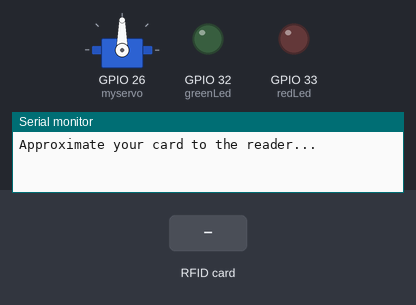
A sketch run on a simulated ESP32. Shown: servo, output pins drawn as LEDs (lit = HIGH), the last lines printed to the serial monitor. The inputs (shaded band) are chosen by the test bench.

Above: at 3.0 s.
3.1 s: RFID card 0A A5 66 AD held to the reader
At 3.27 s:
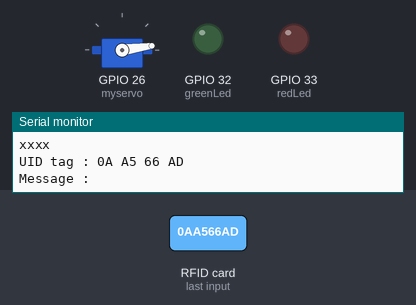
At 5.4 s:
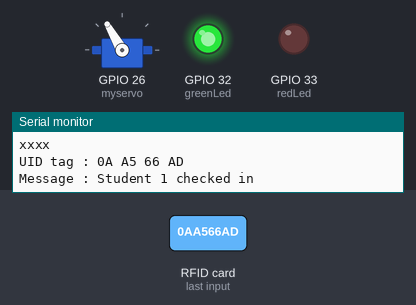
9.1 s: RFID card 6C 75 C6 33 held to the reader
At 10.8 s:
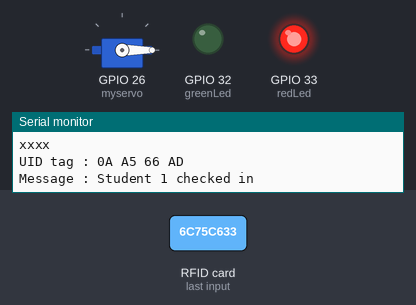
Timing chart, 0 to 19.9 s (numbered marks = the images above; inputs shaded):
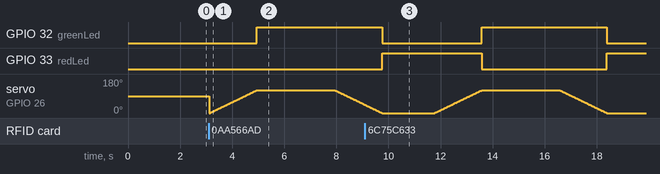

The sketch:

checker.ino
```cpp
#include <SPI.h>
#include <MFRC522.h>
#include <ESP32Servo.h>
#define BLYNK_PRINT Serial

#define BLYNK_TEMPLATE_ID "TMPLrUSbH7yN"
#define BLYNK_DEVICE_NAME "Card Reader"
#define BLYNK_FIRMWARE_VERSION        "0.1.0"

#include "BlynkEdgent.h"

#define SS_PIN 5
#define RST_PIN 22
#define redLed 33
#define greenLed 32
MFRC522 mfrc522(SS_PIN, RST_PIN);   // Create MFRC522 instance.

Servo myservo;  // create servo object to control a servo
// twelve servo objects can be created on most boards

int pos = 0;    // variable to store the servo position

String idList[3] = {"0A A5 66 AD","6C 75 C6 33", "15 3A 79 8A 9E 5C 80"};
String studentNames[3] = {"Student 1", "Student 2", "Student 3"};
int checkedInList[3] = {0,0,0};
int t1,t2;

//creating timer object//
BlynkTimer timer;


//#define BLYNK_DEBUG

#define APP_DEBUG

int firstCard = 0;

void setup()
{
  Serial.begin(115200);
  SPI.begin();      // Initiate  SPI bus
  mfrc522.PCD_Init();   // Initiate MFRC522
  //initializes student table to all absent every hour//
  timer.setInterval(1UL*60UL*1000UL,initializeTable);
  Serial.println("Approximate your card to the reader...");
  Serial.println();
  pinMode(32,OUTPUT);
  pinMode(33,OUTPUT);
  BlynkEdgent.begin();

  myservo.attach(26);  // attaches the servo on pin 9 to the servo object

}
void loop()
{

  BlynkEdgent.run();
  //Serial.println("-------");

  //Resets the students' attendance after 1 minute
   t2 = millis();

  if(t2-t1 > 60000){
    firstCard = 0;
    t1 = 0;
    t2 = 0;

    checkedInList[0] = 0;
    checkedInList[1] = 0;
    checkedInList[2] = 0;

    initializeTable(); //Makes all students absent
  }

  // Look for new cards
  if ( ! mfrc522.PICC_IsNewCardPresent())
  {
    return;
  }

  // Select one of the cards
  if ( ! mfrc522.PICC_ReadCardSerial())
  {
    return;
  }

  if(firstCard == 0){
    t1 = millis();
    firstCard=1;
  }


  //Show UID on serial monitor
  Serial.print("\n");
  Serial.println("xxxx");
  Serial.print("UID tag :");
  String content= "";
  byte letter;
  for (byte i = 0; i < mfrc522.uid.size; i++)
  {
     Serial.print(mfrc522.uid.uidByte[i] < 0x10 ? " 0" : " ");
     Serial.print(mfrc522.uid.uidByte[i], HEX);
     content.concat(String(mfrc522.uid.uidByte[i] < 0x10 ? " 0" : " "));
     content.concat(String(mfrc522.uid.uidByte[i], HEX));
  }
  Serial.println();
  Serial.print("Message : ");
  content.toUpperCase();
  bool isCheckedIn = false;

  //If card scanned is a student...

  for(int i = 0; i < 3; i++)
  {
    if(content.substring(1) == idList[i])
    {
      //Turn the servo motor to open the door
      for (pos = 0; pos <= 120; pos += 1) { // goes from 0 degrees to 180 degrees
      myservo.write(pos);              // tell servo to go to position in variable 'pos'
      delay(15);                       // waits 15ms for the servo to reach the position
      }

       //Update the student's status in the Blynk App to Present
      if (checkedInList[i] == 0)
      {
      isCheckedIn = true;
      checkedInList[i] = 1;

        if(i==0)
        {
          Blynk.virtualWrite(V0,"Present");
          Blynk.virtualWrite(V3,1);
        }
        else if (i==1)
        {
            Blynk.virtualWrite(V1,"Present");
            Blynk.virtualWrite(V4,1);
        }
        else if(i==2)
        {
         Blynk.virtualWrite(V2,"Present");
        Blynk.virtualWrite(V5,1);
        }

        //Print that the student is checked in
        Serial.print(studentNames[i]);
        Serial.println(" checked in");

        //Turn the red LED off and the green LED on
        digitalWrite(redLed,LOW);
        digitalWrite(greenLed,HIGH);
        delay(3000);

              //Close the door after the student enters
        for (pos = 120; pos >= 0; pos -= 1) { // goes from 180 degrees to 0 degrees
        myservo.write(pos);              // tell servo to go to position in variable 'pos'
        delay(15);                       // waits 15ms for the servo to reach the position
        }


        break;
      }

      //Output if the student has already been checked in
      else
      {
        isCheckedIn = true;
        Serial.print(studentNames[i]);
        Serial.println(" already checked in");

        digitalWrite(redLed,LOW);
        digitalWrite(greenLed,HIGH);
        delay(3000);

              //Close the door after the student enters
        for (pos = 120; pos >= 0; pos -= 1) { // goes from 180 degrees to 0 degrees
        myservo.write(pos);              // tell servo to go to position in variable 'pos'
        delay(15);                       // waits 15ms for the servo to reach the position
        }

      }


    }
  }

  //If the card scanned is not a student in the class, output that access is denied
  if(isCheckedIn == false){
    Serial.println("Access Denied");
    delay(3000);
  }
  //---------------
  //Reset red LED to turn on and green LED to turn off
  digitalWrite(redLed, HIGH);
  digitalWrite(greenLed, LOW);
  delay(2000);

Serial.println("xxxx");

}

void initializeTable() //Resets the table to absent
{
    Blynk.virtualWrite(V0,"Absent");
    Blynk.virtualWrite(V1,"Absent");
    Blynk.virtualWrite(V2,"Absent");

    Blynk.virtualWrite(V3,0);
    Blynk.virtualWrite(V4,0);
    Blynk.virtualWrite(V5,0);
}
```

Measured:
- after the input at 3.1 s, GPIO 32 (greenLed): LOW → HIGH after 1.8 s
